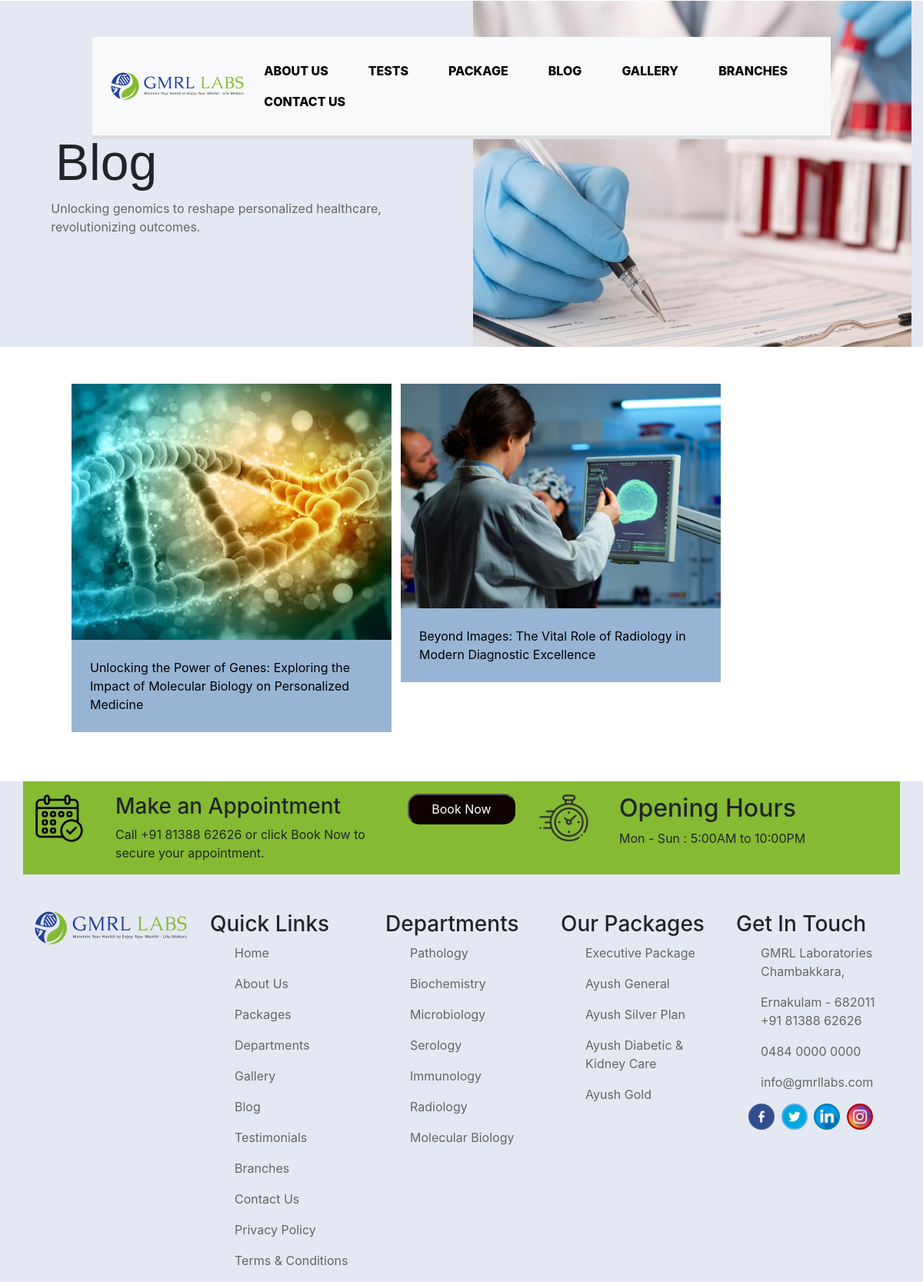
The app's page /blog, older data.
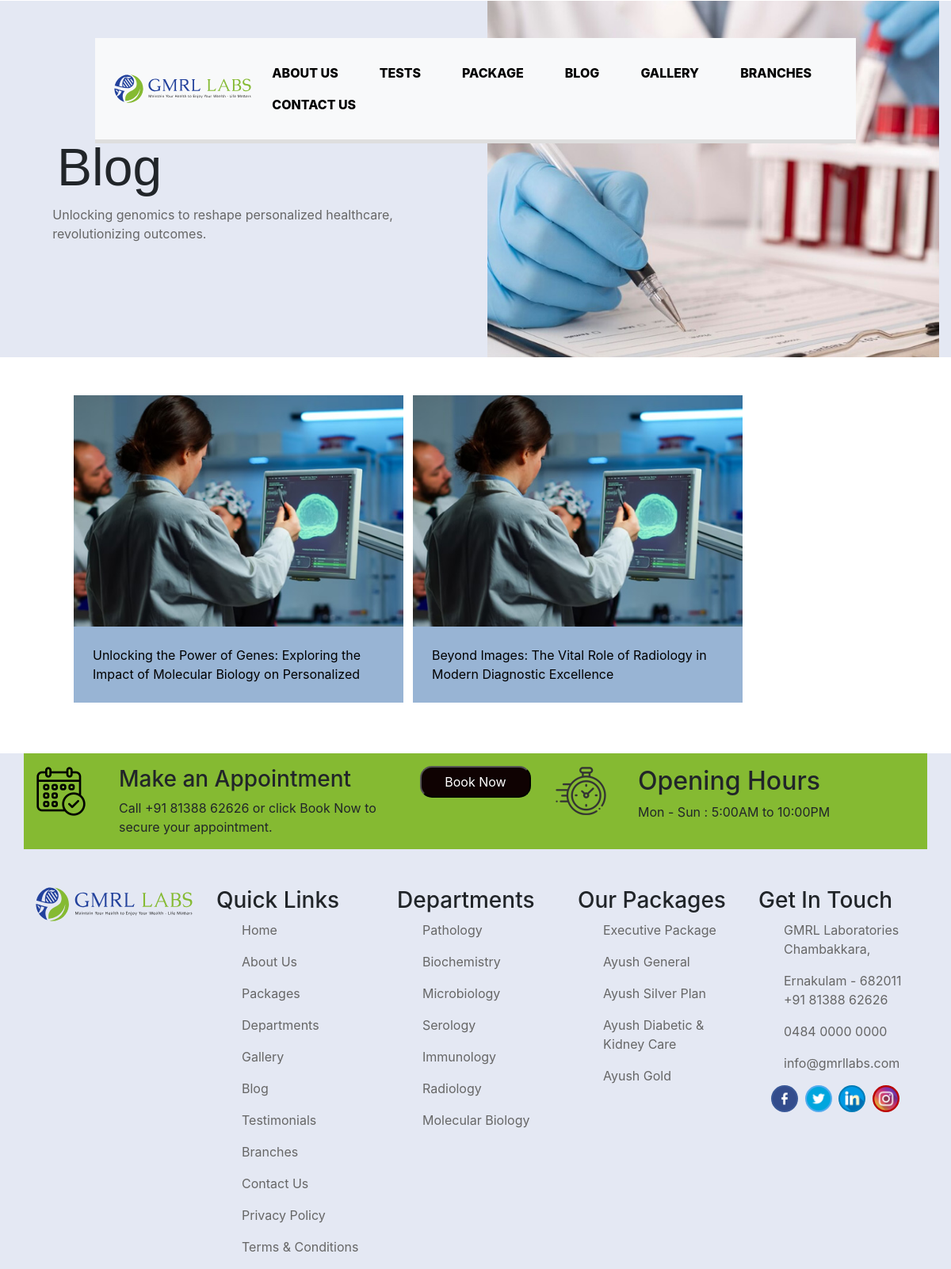
The same page, newer data.
### app/models.py (models this page shows, shortened)
class Blog(models.Model):
    image=models.ImageField(upload_to='img')
    description=models.CharField(max_length=255)

### app/views.py (the view)
# urls.py: path('blog',views.blog,name='blog'),
def blog(request):
    context={}
    m=Blog.objects.all()
    context['m']=m
    return render(request,'blog.html',context)

### app/templates/blog.html (shortened to what this page needs)
<!DOCTYPE html>
<html lang="en">
<head>
    {% load static %}
    <link href="https://cdn.jsdelivr.net/npm/bootstrap@5.1.3/dist/css/bootstrap.min.css" rel="stylesheet">
<link rel="stylesheet" href="{% static 'boot/bootstrap.min.css' %}">
<link rel="stylesheet" href="https://use.fontawesome.com/releases/v5.6.3/css/all.css">
<link rel="stylesheet"   href="{% static 'css/blog.css' %}"  >
</head>
<body>
          <div class="social ">
      <div class="container-fluid ">
        <div class="col-lg  col-md-12 col-sm- col-6">
        <nav class="navbar bg-light navbar-expand-lg mt-5 py-4 px-4 fixed-top">
          <img src="{% static 'images/gmrl-logo.svg' %}" alt="" width="19%" >
          <div class="collapse navbar-collapse" id="navbarSupportedContent">
          <ul class="nav ml-auto">
            <li class="nav-item">
              <a class="nav-link  col" aria-current="page"  href="{%url 'aboutus' %}" >ABOUT US</a>
          </li>
          <li class="nav-item  ">
            <a class="nav-link  col"   href="{%url 'test' %}">TESTS</a>
          </li>
          <li class="nav-item">
            <a class="nav-link  col" href="{%url 'package' %}" >PACKAGE</a>
          </li>
          <li class="nav-item">
            <a class="nav-link col"  href="{%url 'blog' %}">BLOG</a>
          </li>
          <li class="nav-item">
            <a class="nav-link col"  href="{%url 'gallery' %}">GALLERY</a>
          </li>
          <li class="nav-item">
            <a class="nav-link col"  href="{%url 'branches' %}">BRANCHES</a>
          </li>
          <li class="nav-item">
            <a class="nav-link col"  href="{%url 'contactus' %}">CONTACT US</a>
          </li>
          </ul>
        </div>
        </nav>
      </div>
      </div>
                    <div class="container-fluid intro">
                        <div class="row">
                          <div class="col-lg ">
                            <h1 class="intoh">Blog</h1>
                            <p class="inlab">Unlocking genomics to reshape personalized healthcare,<br>
                                revolutionizing outcomes.</p>
                          </div>
                          <div class="col-lg introimg">
                            <img src="{% static 'images/banner2.jpg' %}" alt="">
                          </div>
                        </div>
                      </div>
                      <div class="container mt-5 mb-5 ">
                        <div class="row ">
                          {% for i in m %}
                          <div class="col-lg-4  col-md-8 col-sm-8 col-8 ms-5">
                            <div class="pack" style="width:26rem;">
                              <a href="{% url 'subblog' i.id %} ">
                               <div class="wrapper -2 ">
                                 <img src="{{i.image.url}}" class=" w-100 overla mx-0 " alt="..">
                               </div></a>
                               <p class="p-4 Ayush">{{i.description}} </p>
                               </div>
                          </div>
                          {%endfor%}
                        </div>
                        </div>
                      <div class="container-fluid foot">
                        <div class="row">
                          <div class="col-lg">
                           <div class="container green">
                             <div class="row ">
                              <div class="col-lg mt-3">
                                <img src="{% static 'images/schedule.png' %}" alt="">
                              </div>
                              <div class="col-lg-4 mt-3">
                                <h3>Make an Appointment</h3>
                                <p>Call +91 81388 62626 or click Book Now to secure your appointment.
                                </p>
                              </div>
                              <div class="col-lg mt-3"><a href="{%url 'appointment' %}">
                                <button type="submit" class="button7">Book Now</button></a>
                              </div>
                              <div class="col-lg mt-3">
                                <img src="{% static 'images/openinh-hours-logo.png' %}"  alt="">
                              </div>
                              <div class="col-lg-4 mt-3">
                                <h2>Opening Hours</h2>
                                <p>Mon - Sun : 5:00AM to 10:00PM</p>
                              </div>
                             </div>
                            </div>
                          </div>
                        </div>
                                                  <div class="row mt-5">
                                                    <div class="col-lg">
                                                      <div class="container">
                                                        <div class="row">
                                                          <div class="col-lg mrllogo">
                                                            <img src="{% static 'images/gmrl-logo.svg' %}" alt="">
                                                          </div>
                                                          <div class="col-lg">
                                                            <h3> Quick Links</h3>
                                                           <ul  class="menu">
                                                            <p><a href="{%url 'index'%}" aria-current="page" class="menu">Home</a></p>
                                                              <p><a href="{%url 'aboutus'%}" class="menu">About Us</a></p>
                                                              <p><a href="{%url 'package'%}" class="menu">Packages</a></p>
                                                              <p><a href="{%url 'department'%}" class="menu">Departments</a></li>
                                                                <p><a href="{%url 'gallery'%}" class="menu">Gallery</a></li>
                                                                  <p><a href="{%url 'blog'%}" class="menu">Blog</a></li>
                                                                    <p><a href="{%url 'testimoinal'%}" class="menu">Testimonials</a></li>
                                                                      <p><a href="{%url 'branches'%}" class="menu">Branches</a></li>
                                                                        <p><a href="{%url 'contactus'%}" class="menu">Contact Us</a></li>
                                                                          <p><a rel="privacy-policy" href="{%url 'privacy'%}" class="menu">Privacy Policy</a></li>
                                                                            <p><a href="{%url 'terms'%}" class="menu">Terms &amp; Conditions</a></li>
                                                              </ul>
                                                          </div>
                                                          <div class="col-lg">
                                                            <h3>Departments</h3>
                                                           <ul  class="menu">
                                                            <p><a href="{%url 'department'%}" aria-current="page" class="menu">Pathology</a></li>
                                                              <p><a href="{%url 'department'%}" class="menu">Biochemistry</a></li>
                                                                <p><a href="{%url 'department'%}" class="menu">Microbiology</a></li>
                                                                  <p><a href="{%url 'department'%}" class="menu">Serology</a></li>
                                                                    <p><a href="{%url 'department'%}"class="menu">Immunology</a></li>
                                                                      <p><a href="{%url 'department'%}"class="menu">Radiology</a></li>
                                                                        <p><a href="{%url 'department'%}"class="menu">Molecular Biology</a></li>
                                                              </ul>
                                                          </div>
                                                          <div class="col-lg">
                                                            <h3>Our Packages</h3>
                                                           <ul  class="menu">
                                                            <p><a href="Executive Package.html" aria-current="page" class="menu">Executive Package</a></li>
                                                              <p><a href="Ayush General.html" class="menu">Ayush General</a></li>
                                                                <p><a href="Ayush Silver Plan.html" class="menu">Ayush Silver Plan</a></li>
                                                                  <p><a href="Ayush Diabetic .html" class="menu">Ayush Diabetic & Kidney Care</a></li>
                                                                    <p><a href="Ayush Gold.html"class="menu">Ayush Gold</a></li>
                                                              </ul>
                                                          </div>
                                                          <div class="col-lg">
                                                            <h3>Get In Touch</h3>
                                                           <ul  class="menu">
                                                           <p> <a href="" aria-current="page" class="menu">GMRL Laboratories Chambakkara, </a></p>
                                                              <a href="" class="menu">Ernakulam - 682011</a></li>
                                                              <p><a href=""class="menu">+91 81388 62626</a></p>
                                                              <p><a href="" class="menu">0484 0000 0000</a></p>
                                                            <p>  <a href=""class="menu">info@gmrllabs.com</a></p>
                                                              </ul>
                                                              <div class="rounded-social-buttons">
                                                                 <div class="rounded-social-buttons">
                                                                  <a class="social-button facebook" href="https://www.facebook.com/" target="_blank"><img src="{% static 'images/facebook.png'%}" alt="" width="35px"> </a>
                                                                  <a class="social-button twitter" href="https://www.twitter.com/" target="_blank"><img src="{% static 'images/twitter.png'%}" alt="" width="35px"> </a>
                                                                  <a class="social-button linkedin" href="https://www.linkedin.com/" target="_blank"><img src="{% static 'images/linkedin.png'%}" alt="" width="35px"> </a>
                                                                  <a class="social-button youtube" href="https://www.youtube.com/" target="_blank"><img src="{% static 'images/instagram.png'%}" alt="" width="35px"></a>
                                                              </div>
                                                          </div>
                                                        </div>
                                                      </div>
                                                    </div>
                                                </div>
                                </div>
                          </body>
                          </html>

### static/css/blog.css (style rules this page uses)
html, body { max-width: 100%; overflow-x: hidden; }
nav { width: 80%; margin: 0 auto; background: #fff; padding: 50px 0; box-shadow: 0px 5px 0px #dedede; }
nav ul li a { display: block; padding: 15px; text-decoration: none; color: #aaa; font-weight: 800; text-transform: uppercase; margin: 0 10px; }
.col { color: black; }
.intro { background-color: #e4e8f3; }
.intoh { font-family: 'Oswald', sans-serif !important; font-weight: 200; font-size: 66px; padding: 0; margin-left: 10%; margin-top: 30%; }
.introimg img { width: 100%; height: 450px; object-fit: cover; }
.inlab { margin-left: 9%; color: #666666; }
.wrapper { position: relative; width: 100%; background: radial-gradient(#4768ad 50%, #6262ee 100%); overflow: hidden; }
img { max-width: 100%; display: block; }
.wrapper img,.clo:hover { transform: scale(1.3); transition: 0.3s ease-out; }
.pack { background-color:RGB(152, 180, 212); }
.Ayush { color: black; text-decoration: none; }
.green { background-color: #85ba32; }
.button7 { background-color:rgb(15, 2, 2); color: #ffffff; border-radius: 15px; width: 140px; height: 40px; }
.foot { background-color: #e4e8f3; margin-top: 40px; }
.mrllogo img { width: 100%; }
.menu { color: #666666; }
.rounded-social-buttons { text-align: center; }
.rounded-social-buttons .social-button { display: inline-block; position: relative; cursor: pointer; width: 2.125rem; height: 2.125rem; border: 0.125rem solid transparent; padding: 0; text-decoration: none; text-align: center; color: #fefefe; font-size: 1.5625rem; font-weight: normal; line-height: 0em; border-radius: 1.6875rem; transition: all 0.5s ease; margin-right: 0.25rem; margin-bottom: 0.25rem; }
.rounded-social-buttons .social-button.facebook { background: #3b5998; }
.rounded-social-buttons .social-button.twitter { background: #55acee; }
.rounded-social-buttons .social-button.linkedin { background: #007bb5; }
.rounded-social-buttons .social-button.youtube { background: #bb0000; }
.menu { color: #666666; text-decoration: none; }

Row changes from the older to the newer data that the page shows:
removed Blog: image (picture), description "Unlocking the Power of Genes: Exploring the Impact of Molecular Biology on Personalized Medicine"
added Blog: image (picture), description "Unlocking the Power of Genes: Exploring the Impact of Molecular Biology on Personalized"
